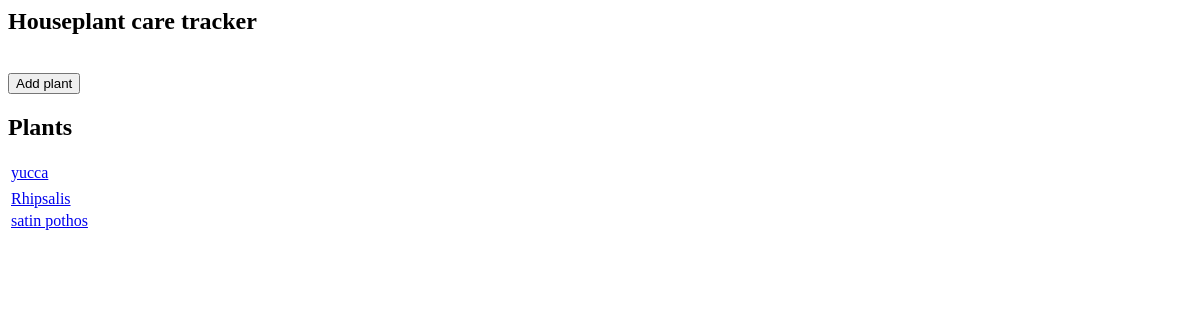
/home, run on an earlier commit of the app's database.
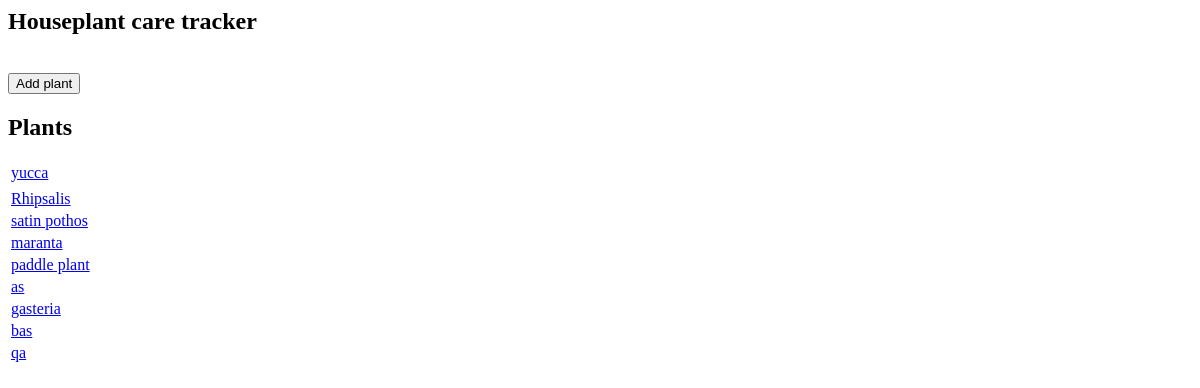
And on a later commit of the database.
### add_plant.py (models this page shows, shortened)
class Houseplants(db.Model):
    id = db.Column(db.Integer, primary_key=True)
    houseplant_name = db.Column(db.String(45), nullable=False, unique = True)
    species = db.Column(db.String(45))
    family = db.Column(db.String(45))
    date_acquired = db.Column(db.Date)
    source = db.Column(db.String(45))
    waterings = db.relationship('Waterings', backref='houseplants')

### add_plant.py (the view)
@app.route("/home")
def home():
    plants = Houseplants.query.all()
    return render_template('home.html', plants=plants)

### templates/home.html (shortened to what this page needs)
<html>
    <head>
    </head>
    <body>
      <h2>Houseplant care tracker</h2>
      <br>
      <button onclick="location.href='add'" type="button">
        Add plant</button>
      <br>
    <h2>Plants</h2>
    <table>
      {% for plant in plants %}
        <tr>
          <td>
            <a href="{{ url_for('plant', plant_id=plant.id) }}"> {{ plant.houseplant_name }} </a>
          </td>
        </tr>
        {% endfor %}
    </table>
  </body>
</html>
    </body>
</html>

What changed in the data, as far as the page shows it:
added Houseplants: houseplant_name "maranta"
added Houseplants: houseplant_name "paddle plant"
added Houseplants: houseplant_name "as"
added Houseplants: houseplant_name "gasteria"
added Houseplants: houseplant_name "bas"
added Houseplants: houseplant_name "qa"
